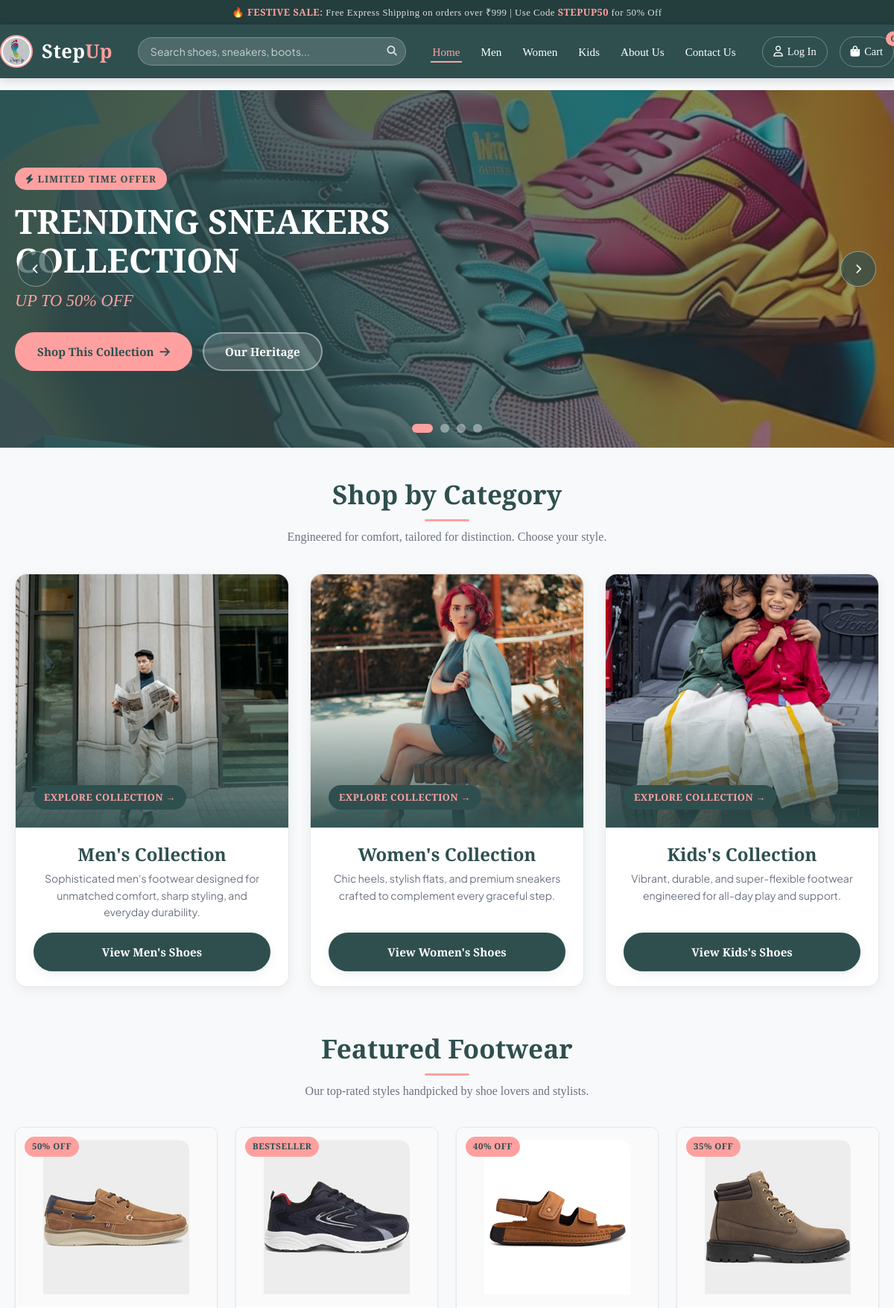
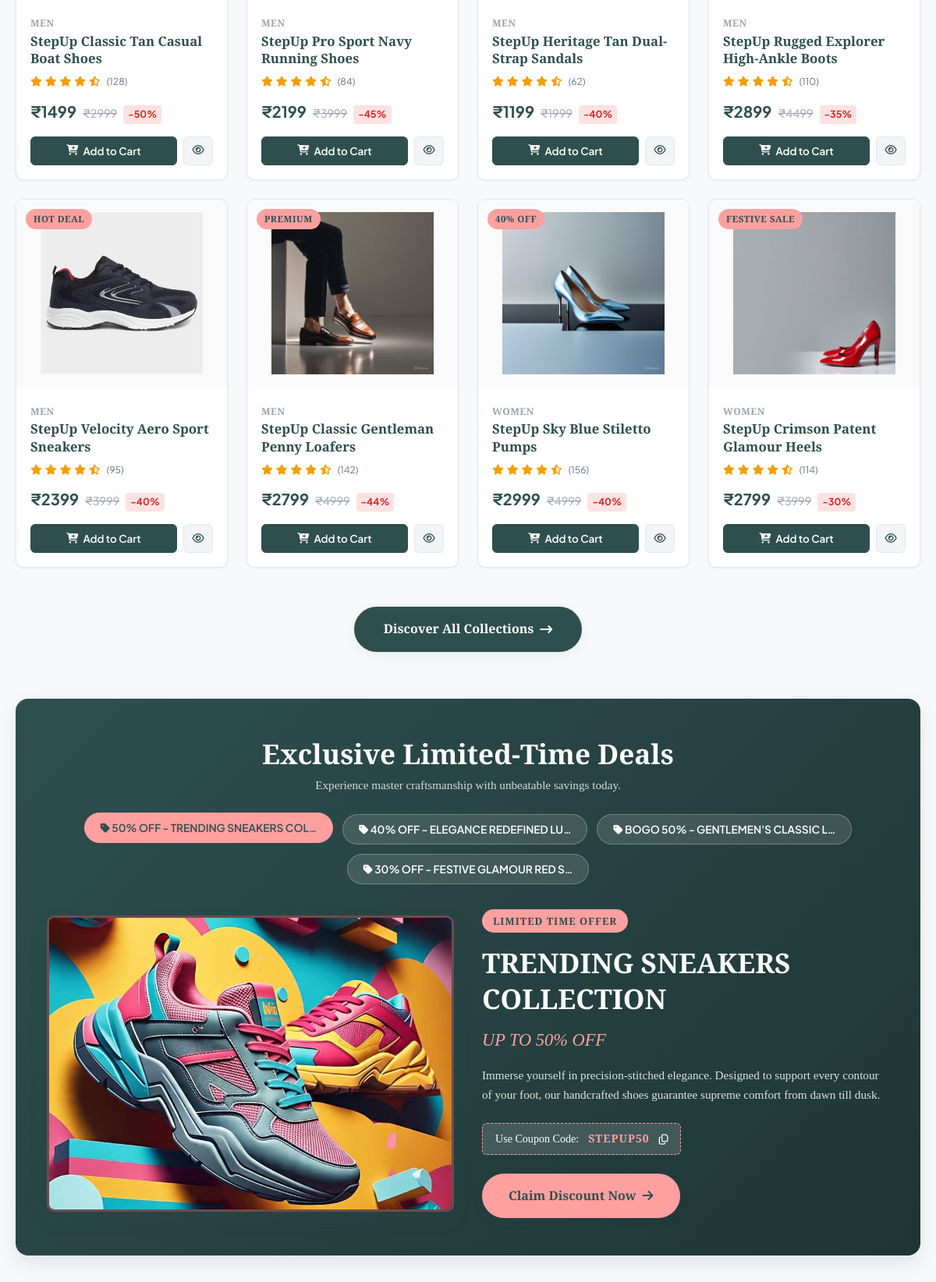
The page / (upper part) on the database its author committed (2 pictures, top to bottom).
### store/models.py (models this page shows, shortened)
class Category(models.Model):
    name = models.CharField(max_length=100)
    slug = models.SlugField(max_length=100, unique=True)
    image = models.CharField(max_length=255, default='', help_text="Path to static image")
    description = models.TextField(blank=True)
    class Meta:
        verbose_name_plural = 'Categories'

class Product(models.Model):
    category = models.ForeignKey(Category, on_delete=models.CASCADE, related_name='products')
    name = models.CharField(max_length=200)
    slug = models.SlugField(max_length=200, unique=True)
    price = models.DecimalField(max_digits=10, decimal_places=2)
    original_price = models.DecimalField(max_digits=10, decimal_places=2, null=True, blank=True)
    image = models.CharField(max_length=255, help_text="Main product image filename in static/images/")
    description = models.TextField(blank=True)
    rating = models.DecimalField(max_digits=3, decimal_places=1, default=4.5)
    reviews_count = models.IntegerField(default=48)
    available_sizes = models.CharField(max_length=100, default='6, 7, 8, 9, 10, 11')
    color = models.CharField(max_length=50, default='Brown / Tan')
    is_featured = models.BooleanField(default=False)
    is_offer = models.BooleanField(default=False)
    offer_discount = models.IntegerField(default=0)
    offer_badge = models.CharField(max_length=50, blank=True, default='')
    stock = models.IntegerField(default=50)
    created_at = models.DateTimeField(auto_now_add=True)
    @property
    def discount_percent(self):
        if self.original_price and self.original_price > self.price:
            diff = self.original_price - self.price
            return int((diff / self.original_price) * 100)
        return self.offer_discount

### store/views.py (the view)
# urls.py: path('', views.home_view, name='home'),
def home_view(request):
    categories = Category.objects.all().order_by('id')
    featured_products = Product.objects.filter(is_featured=True)[:8]
    offer_products = Product.objects.filter(is_offer=True)[:8]
    all_products = Product.objects.all()[:12]
    offer_banners = [
        {
            'id': 1,
            'title': 'TRENDING SNEAKERS COLLECTION',
            'subtitle': 'UP TO 50% OFF',
            'tag': 'LIMITED TIME OFFER',
            'image': 'IMG_20250530_194707_093.jpg',
            'link': '/category/men/',
            'badge': '50% OFF',
            'accent': '#FFA0A0',
        },
        {
            'id': 2,
            'title': 'ELEGANCE REDEFINED LUXURY PUMPS',
            'subtitle': 'FLAT 40% DISCOUNT',
            'tag': 'NEW DESIGNER ARRIVALS',
            'image': 'IMG_20250530_195525_107.jpg',
            'link': '/category/women/',
            'badge': '40% OFF',
            'accent': '#2F4F4F',
        },
        {
            'id': 3,
            'title': "GENTLEMEN'S CLASSIC LEATHER LOAFERS",
            'subtitle': 'BUY 1 GET 1 AT 50% OFF',
            'tag': 'HANDCRAFTED COMFORT',
            'image': 'IMG_20250530_195628_196.jpg',
            'link': '/category/men/',
            'badge': 'BOGO 50%',
            'accent': '#FFA0A0',
        },
        {
            'id': 4,
            'title': 'FESTIVE GLAMOUR RED STILETTO',
            'subtitle': 'EXCLUSIVE 30% OFF TODAY',
            'tag': 'CELEBRATE IN STYLE',
            'image': 'IMG_20250530_194909_340.jpg',
            'link': '/category/women/',
            'badge': '30% OFF',
            'accent': '#2F4F4F',
        },
    ]
    context = {
        'categories': categories,
        'featured_products': featured_products,
        'offer_products': offer_products,
        'all_products': all_products,
        'offer_banners': offer_banners,
    }
    return render(request, 'store/home.html', context)

### store/context_processors.py (called while the page is built)
def cart_context(request):
    total_items = 0
    cart = None
    if request.user.is_authenticated:
        cart = Cart.objects.filter(user=request.user).first()
    else:
        if not request.session.session_key:
            request.session.create()
        session_key = request.session.session_key
        cart = Cart.objects.filter(session_key=session_key).first()
    if cart:
        total_items = cart.total_items
    categories = Category.objects.all().order_by('id')
    return {
        'cart_total_items': total_items,
        'global_categories': categories,
        'RAZORPAY_KEY_ID': getattr(settings, 'RAZORPAY_KEY_ID', ''),
    }

### templates/store/home.html (shortened to what this page needs)
{% extends 'store/base.html' %}
{% load static %}
{% block content %}
<section class="hero-carousel-section">
  <div class="carousel-container">
    {% for banner in offer_banners %}
      <div class="carousel-slide {% if forloop.first %}active{% endif %}">
        <div class="slide-backdrop" style="background-image: url('{% static 'images/' %}{{ banner.image }}');"></div>
        <div class="slide-overlay"></div>
        <div class="container">
          <div class="slide-content">
            <span class="slide-tag"><i class="fa-solid fa-bolt"></i> {{ banner.tag }}</span>
            <h1 class="slide-title">{{ banner.title }}</h1>
            <p class="slide-subtitle">{{ banner.subtitle }}</p>
            <div style="display: flex; gap: 14px; align-items: center; flex-wrap: wrap;">
              <a href="{{ banner.link }}" class="btn-accent">
                <span>Shop This Collection</span>
                <i class="fa-solid fa-arrow-right"></i>
              </a>
              <a href="{% url 'about' %}" class="btn-primary" style="background: rgba(255,255,255,0.15); border-color: rgba(255,255,255,0.4);">
                <span>Our Heritage</span>
              </a>
            </div>
          </div>
        </div>
      </div>
    {% endfor %}
    <button class="carousel-btn carousel-prev" aria-label="Previous Slide">
      <i class="fa-solid fa-chevron-left"></i>
    </button>
    <button class="carousel-btn carousel-next" aria-label="Next Slide">
      <i class="fa-solid fa-chevron-right"></i>
    </button>
    <div class="carousel-indicators">
      {% for banner in offer_banners %}
        <button class="indicator-dot {% if forloop.first %}active{% endif %}" data-slide="{{ forloop.counter0 }}" aria-label="Slide {{ forloop.counter }}"></button>
      {% endfor %}
    </div>
  </div>
</section>
<section class="container" style="margin-bottom: 60px;">
  <div class="section-title-wrap">
    <h2 class="section-title">Shop by Category</h2>
    <p class="section-subtitle">Engineered for comfort, tailored for distinction. Choose your style.</p>
  </div>
  <div class="category-grid">
    {% for cat in categories %}
      <div class="category-card">
        <a href="{% url 'category' cat.slug %}" class="category-card-img-wrap">
          <img src="{% static 'images/' %}{{ cat.image }}" alt="{{ cat.name }} Footwear" class="category-card-img">
          <div class="category-overlay">
            <span style="background: #2F4F4F; color: #FFA0A0; padding: 6px 14px; border-radius: 999px; font-weight: 700; font-size: 0.8rem; letter-spacing: 0.5px;">
              EXPLORE COLLECTION &rarr;
            </span>
          </div>
        </a>
        <div class="category-card-body">
          <div>
            <h3 class="category-card-name">{{ cat.name }}'s Collection</h3>
            <p class="category-card-desc">{{ cat.description }}</p>
          </div>
          <div>
            <a href="{% url 'category' cat.slug %}" class="btn-primary" style="width: 100%; justify-content: center;">
              <span>View {{ cat.name }}'s Shoes</span>
            </a>
          </div>
        </div>
      </div>
    {% endfor %}
  </div>
</section>
<section class="container" style="margin-bottom: 60px;">
  <div class="section-title-wrap">
    <h2 class="section-title">Featured Footwear</h2>
    <p class="section-subtitle">Our top-rated styles handpicked by shoe lovers and stylists.</p>
  </div>
  <div class="products-grid">
    {% for product in featured_products %}
      <div class="product-card">
        {% if product.offer_badge %}
          <span class="product-badge">{{ product.offer_badge }}</span>
        {% elif product.discount_percent > 0 %}
          <span class="product-badge">{{ product.discount_percent }}% OFF</span>
        {% endif %}
        <a href="{% url 'product_detail' product.slug %}" class="product-img-wrap">
          <img src="{% static 'images/' %}{{ product.image }}" alt="{{ product.name }}" class="product-img" loading="lazy">
        </a>
        <div class="product-info">
          <div>
            <span class="product-category-name">{{ product.category.name }}</span>
            <h3 class="product-title">
              <a href="{% url 'product_detail' product.slug %}">{{ product.name }}</a>
            </h3>
            <div class="rating-stars font-sans">
              <i class="fa-solid fa-star"></i>
              <i class="fa-solid fa-star"></i>
              <i class="fa-solid fa-star"></i>
              <i class="fa-solid fa-star"></i>
              <i class="fa-solid fa-star-half-stroke"></i>
              <span class="reviews-count">({{ product.reviews_count }})</span>
            </div>
          </div>
          <div>
            <div class="product-pricing font-sans">
              <span class="price-current">₹{{ product.price|floatformat:0 }}</span>
              {% if product.original_price %}
                <span class="price-original">₹{{ product.original_price|floatformat:0 }}</span>
                <span class="price-discount font-sans">-{{ product.discount_percent }}%</span>
              {% endif %}
            </div>
            <div class="card-actions">
              <button class="btn-card-cart btn-quick-cart" data-product-id="{{ product.id }}">
                <i class="fa-solid fa-cart-plus"></i>
                <span>Add to Cart</span>
              </button>
              <a href="{% url 'product_detail' product.slug %}" class="btn-card-cart" style="background:#F3F4F6; color:#2F4F4F; border-color:#E5E7EB; flex:0 0 38px; padding:0;" title="View Product">
                <i class="fa-regular fa-eye"></i>
              </a>
            </div>
          </div>
        </div>
      </div>
    {% endfor %}
  </div>
  <div style="text-align: center; margin-top: 10px;">
    <a href="{% url 'category' 'men' %}" class="btn-primary" style="padding: 14px 36px; font-size: 1rem;">
      <span>Discover All Collections</span>
      <i class="fa-solid fa-arrow-right-long"></i>
    </a>
  </div>
</section>
<section class="container">
  <div class="offer-showcase-section">
    <div class="section-title-wrap" style="margin-bottom: 24px;">
      <h2 style="color: #FFFFFF; font-size: 2.2rem; margin-bottom: 6px;">Exclusive Limited-Time Deals</h2>
      <p style="color: rgba(255,255,255,0.8); font-size: 0.95rem;">Experience master craftsmanship with unbeatable savings today.</p>
    </div>
    <div class="offer-tabs">
      {% for banner in offer_banners %}
        <button class="offer-tab-btn {% if forloop.first %}active{% endif %}" data-tab="{{ forloop.counter0 }}">
          <i class="fa-solid fa-tag"></i> {{ banner.badge }} - {{ banner.title|truncatechars:22 }}
        </button>
      {% endfor %}
    </div>
    {% for banner in offer_banners %}
      <div class="offer-display-card {% if forloop.first %}active{% endif %}" id="offer-card-{{ forloop.counter0 }}">
        <div class="offer-img-box">
          <img src="{% static 'images/' %}{{ banner.image }}" alt="{{ banner.title }}">
        </div>
        <div class="offer-info-box">
          <span class="slide-tag" style="background: #FFA0A0; color: #2F4F4F;">{{ banner.tag }}</span>
          <h3>{{ banner.title }}</h3>
          <p class="offer-highlight">{{ banner.subtitle }}</p>
          <p>
            Immerse yourself in precision-stitched elegance. Designed to support every contour of your foot, our handcrafted shoes guarantee supreme comfort from dawn till dusk.
          </p>
          <div class="coupon-box">
            <span>Use Coupon Code:</span>
            <span class="coupon-code">STEPUP50</span>
            <button onclick="navigator.clipboard.writeText('STEPUP50'); alert('Coupon STEPUP50 copied to clipboard!');" style="background:none; border:none; color:#FFF; cursor:pointer;" title="Copy Code">
              <i class="fa-regular fa-copy"></i>
            </button>
          </div>
          <div>
            <a href="{{ banner.link }}" class="btn-accent" style="padding: 14px 32px; font-size: 1rem;">
              <span>Claim Discount Now</span>
              <i class="fa-solid fa-arrow-right"></i>
            </a>
          </div>
        </div>
      </div>
    {% endfor %}
  </div>
</section>
{% endblock %}

### rows shown on the page
Category: image (picture), name "Men", description "Sophisticated men's footwear designed for unmatched comfort, sharp styling, and everyday durability."
Category: image (picture), name "Women", description "Chic heels, stylish flats, and premium sneakers crafted to complement every graceful step."
Category: image (picture), name "Kids", description "Vibrant, durable, and super-flexible footwear engineered for all-day play and support."
Product: offer_badge "50% OFF", image (picture), category.name "MEN", name "StepUp Classic Tan Casual Boat Shoes", reviews_count "128", price "1499", original_price "2999", discount_percent "50"
Product: offer_badge "BESTSELLER", image (picture), category.name "MEN", name "StepUp Pro Sport Navy Running Shoes", reviews_count "84", price "2199", original_price "3999", discount_percent "45"
Product: discount_percent "40", image (picture), category.name "MEN", name "StepUp Heritage Tan Dual-Strap Sandals", reviews_count "62", price "1199", original_price "1999"
Product: discount_percent "35", image (picture), category.name "MEN", name "StepUp Rugged Explorer High-Ankle Boots", reviews_count "110", price "2899", original_price "4499"
Product: offer_badge "HOT DEAL", image (picture), category.name "MEN", name "StepUp Velocity Aero Sport Sneakers", reviews_count "95", price "2399", original_price "3999", discount_percent "40"
Product: offer_badge "PREMIUM", image (picture), category.name "MEN", name "StepUp Classic Gentleman Penny Loafers", reviews_count "142", price "2799", original_price "4999", discount_percent "44"
Product: offer_badge "40% OFF", image (picture), category.name "WOMEN", name "StepUp Sky Blue Stiletto Pumps", reviews_count "156", price "2999", original_price "4999", discount_percent "40"
Product: offer_badge "FESTIVE SALE", image (picture), category.name "WOMEN", name "StepUp Crimson Patent Glamour Heels", reviews_count "114", price "2799", original_price "3999", discount_percent "30"

### other values the page prints
{{ banner.tag }} "LIMITED TIME OFFER"
{{ banner.title }} "TRENDING SNEAKERS COLLECTION"
{{ banner.subtitle }} "UP TO 50% OFF"
{{ banner.badge }} "50% OFF" "40% OFF" "BOGO 50%" "30% OFF"
{{ banner.title|truncatechars:22 }} "TRENDING SNEAKERS COL…" "ELEGANCE REDEFINED LU…" "GENTLEMEN'S CLASSIC L…" "FESTIVE GLAMOUR RED S…"
